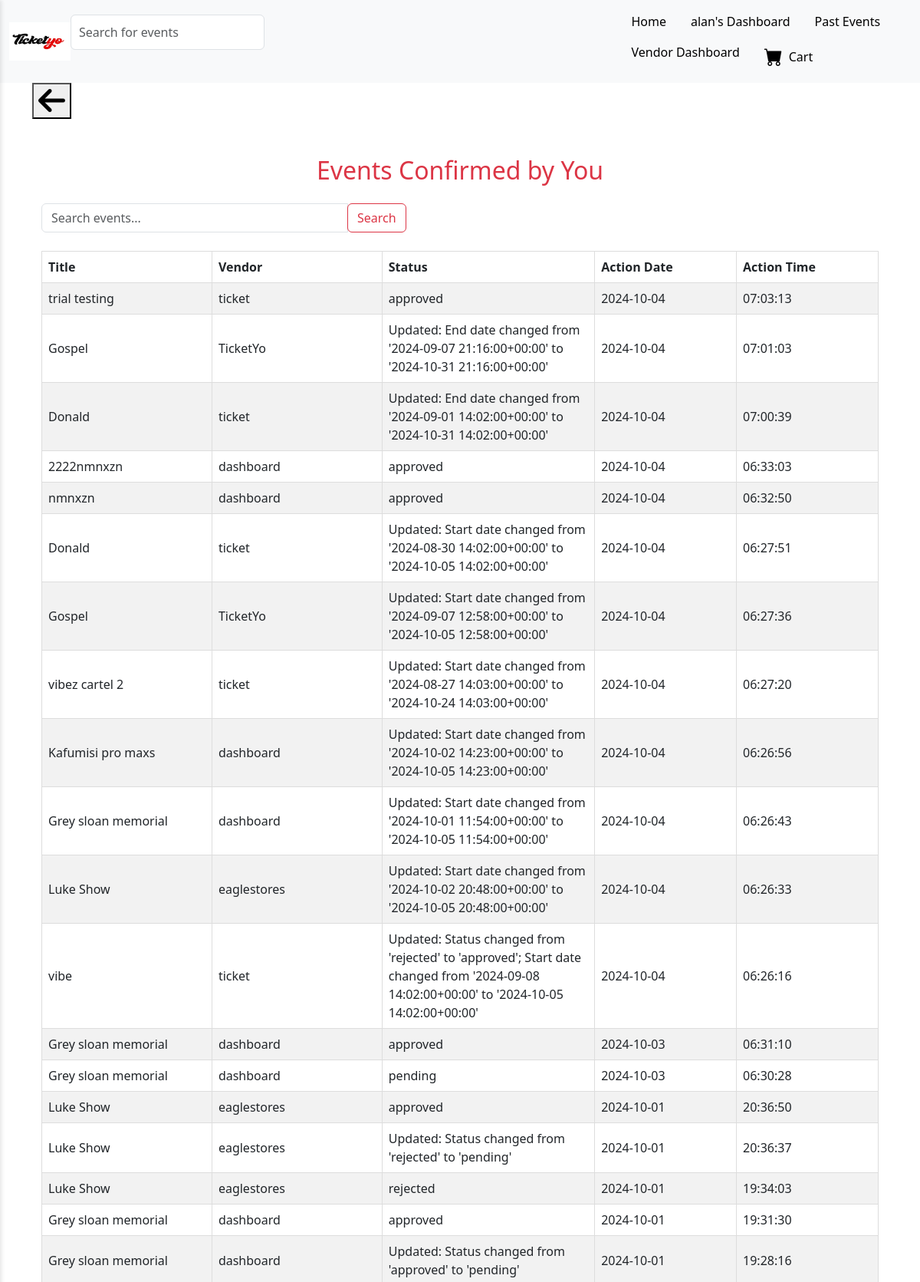
/vendors/events-confirmed/ (signed in, upper part), run on the app's committed database.
### vendors/models.py (models this page shows, shortened)
class Vendor(AbstractBaseUser, PermissionsMixin):
    username = models.CharField(max_length=30, unique=True)
    email = models.EmailField(unique=True)
    first_name = models.CharField(max_length=30)
    last_name = models.CharField(max_length=30)
    storename = models.CharField(max_length=50)
    store_phone = models.CharField(max_length=15)
    verification_code = models.CharField(max_length=6, null=True, blank=True)
    verification_code_created_at = models.DateTimeField(null=True, blank=True)
    is_active = models.BooleanField(default=True)
    is_admin = models.BooleanField(default=False)
    is_superuser = models.BooleanField(default=False)
    is_staff = models.BooleanField(default=False)
    is_vendor = models.BooleanField(default=True)
    objects = VendorManager()
    USERNAME_FIELD = 'username'
    REQUIRED_FIELDS = ['email', 'first_name', 'last_name', 'storename', 'store_phone']

### events/models.py (models this page shows, shortened)
class ActionLog(models.Model):
    admin_user = models.ForeignKey(get_user_model(), on_delete=models.CASCADE)  # Link to the user who performed the action
    event = models.ForeignKey(Event, on_delete=models.CASCADE)  # Direct reference to Event model
    action = models.CharField(max_length=50)  # E.g., 'approved' or 'rejected'
    timestamp = models.DateTimeField(default=timezone.now)  # Time of the action

class Event(models.Model):
    STATUS_CHOICES = [
        ('pending', 'Pending'),
        ('approved', 'Approved'),
        ('rejected', 'Rejected'),
    ]
    vendor = models.ForeignKey(Vendor, on_delete=models.CASCADE, related_name='events')
    poster = models.ImageField(upload_to='event_posters/')
    title = models.CharField(max_length=200)
    description = models.TextField()
    category = models.CharField(max_length=100)
    start_date = models.DateTimeField()
    end_date = models.DateTimeField(null=True, blank=True)
    venue_name = models.CharField(max_length=100)
    regular_price = models.DecimalField(max_digits=10, decimal_places=2)
    sale_price = models.DecimalField(max_digits=10, decimal_places=2, null=True, blank=True)
    tickets_available = models.PositiveIntegerField(null=True, blank=True)
    tickets_sold = models.PositiveIntegerField(default=0)
    status = models.CharField(max_length=10, choices=STATUS_CHOICES, default='pending')
    adminaction = models.ForeignKey(settings.AUTH_USER_MODEL, on_delete=models.SET_NULL, null=True, blank=True, editable=False)  # Stores the admin who approved/rejected

### vendors/decorators.py (the view)
    def _wrapped_view(request, *args, **kwargs):
        if request.user.is_authenticated and hasattr(request.user, 'is_vendor') and request.user.is_vendor:
            return view_func(request, *args, **kwargs)
        else:
            raise PermissionDenied("You are not allowed to access this page.")  # Return Permission Denied error

### vendors/views.py (called while the page is built, shortened)
@login_required
@vendor_required
def events_confirmed_view(request):
    admin_user = request.user
    action_logs = ActionLog.objects.filter(admin_user=admin_user).select_related('event').order_by('-timestamp')
    search_query = request.GET.get('search', '')
    context = {
        'action_logs': action_logs,
        'search_query': search_query,
    }
    return render(request, 'events/events_confirmed.html', context)

### templates/events/events_confirmed.html (shortened to what this page needs)
{% extends 'frontend/base.html' %}
{% load static %}
{% block content %}
<link rel="stylesheet" href="{% static 'events/events.css' %}">
<div class="container mt-5">
    <h2 class="text-center text-danger mb-4">Events Confirmed by You</h2>
    <form method="GET" class="mb-4 mt-4">
        <div class="input-group">
            <input type="text" name="search" class="form-control" placeholder="Search events..." value="{{ search_query }}">
            <div class="input-group-append">
                <button class="btn btn-outline-danger" type="submit">Search</button>
            </div>
        </div>
    </form>
    <div class="table-responsive mt-4">
        <table class="table table-hover table-striped">
            <thead class="thead-light">
                <tr>
                    <th class="title-column">Title</th>
                    <th class="vendor-column d-none d-md-table-cell">Vendor</th>
                    <th class="status-column">Status</th>
                    <th class="date-column">Action Date</th>
                    <th class="time-column">Action Time</th>
                </tr>
            </thead>
            <tbody>
                {% for log in action_logs %}
                <tr class="event-row" data-event-id="{{ log.event.id }}">
                    <td class="clickable">{{ log.event.title }}</td>
                    <td  class="vendor-column d-none d-md-table-cell"> {{ log.event.vendor.storename }}</td>
                    <td>{{ log.action }}</td>
                    <td>{{ log.timestamp|date:"Y-m-d" }}</td>
                    <td>{{ log.timestamp|date:"H:i:s" }}</td>
                </tr>
                {% empty %}
                <tr>
                    <td colspan="5" class="text-center">No events found.</td>
                </tr>
                {% endfor %}
            </tbody>
        </table>
    </div>
</div>
{% endblock %}

### templates/frontend/base.html (shortened to what this page needs)
<!DOCTYPE html>
<html lang="en">
<head>
    {% load static %}
    <link href="{% static 'frontend/base.css' %}" rel="stylesheet">
    <link href="https://cdn.jsdelivr.net/npm/bootstrap@5.3.0/dist/css/bootstrap.min.css" rel="stylesheet">
    <link href="https://cdn.jsdelivr.net/npm/bootstrap-icons@1.10.5/font/bootstrap-icons.css" rel="stylesheet">
    <link rel="stylesheet" href="https://cdnjs.cloudflare.com/ajax/libs/font-awesome/6.0.0-beta3/css/all.min.css">
</head>
<body>
    <nav class="navbar navbar-expand-lg d-none d-lg-flex sticky-top bg-light">
        <div class="container-fluid">
            <div class="d-flex align-items-center">
                <div class="logo">
                    <img src="{% static 'frontend/logo.jpg' %}" alt="Logo" style="height: 50px; width: 80px;">
                </div>
            </div>
            <div class="search-bar-container">
                <form method="get" action="{% url 'all_events' %}" id="search-form">
                    <div class="input-group mb-4">
                        <input type="text" name="q" value="{{ query }}" class="form-control" id="search-input"
                            placeholder="Search for events">
                    </div>
                </form>
            </div>
            <ul class="nav ms-auto">
                <li class="nav-item">
                    <a href="{% url 'homepage' %}" class="nav-link text-black">Home</a>
                </li>
                {% if user.is_authenticated %}
                <li class="nav-item">
                    <a href="{% url 'all_events' %}" class="nav-link text-black">{{ user.username }}'s Dashboard</a>
                </li>
                {% else %}
                <li class="nav-item">
                    <a href="{% url 'all_events' %}" class="nav-link text-black">All Events</a>
                </li>
                {% endif %}
                <li class="nav-item">
                    <a href="{% url 'past_events' %}" class="nav-link text-black">Past Events</a>
                </li>
                {% if user.is_authenticated and user.is_vendor %}
                <li class="nav-item">
                    <a href="{% url 'dashboard' %}" class="nav-link text-black">Vendor Dashboard</a>
                </li>
                {% endif %}
                <li class="nav-item">
                    <a href="{% url 'view_cart' %}" class="nav-link text-black d-flex align-items-center cart-link">
                        <i class="bi bi-cart-fill fs-4 me-2"></i> Cart
                    </a>
                </li>
            </ul>
        </div>
    </nav>
    <div class="container main-content">
        {% if not request.path == '/' %}
    <button type="button"  onclick="goBack()"><i class="fas fa-arrow-left"></i></i> </button>
    {% endif %}
        {% block content %}{% endblock %}
    </div>
</body>
</html>

### static/frontend/base.css (style rules this page uses)
body { font-family: 'Roboto', sans-serif; margin: 0; padding: 0; }
.nav-link { padding: 10px 15px; color: black; text-decoration: none; font-size: 1rem; display: block; transition: background-color 0.3s ease, color 0.3s ease; }
.main-content { margin-left: 0; }
.search-bar-container { display: flex; width: 100%; }
.input-group { display: flex; align-items: center; width: 100%; }
#search-input { width: 100%; padding: 10px; font-size: 1rem; }
.fas.fa-arrow-left { margin: 0; font-size: 40px; }

### static/events/events.css (style rules this page uses)
.input-group .form-control { max-width: 400px; }
.title-column { width: 120px; }
.vendor-column { width: 120px; }
.status-column { width: 150px; white-space: nowrap; overflow: hidden; text-overflow: ellipsis; }
.date-column { width: 100px; }
.time-column { width: 100px; }
table { width: 100%; border-collapse: collapse; }
th, td { text-align: left; vertical-align: middle; padding: 10px; border: 1px solid #ddd; }

### data on the page
Vendor: username "alan"
ActionLog: event "trial testing", event.vendor.storename "ticket", action "approved", timestamp "2024-10-04", timestamp "07:03:13"
ActionLog: event "Gospel", event.vendor.storename "TicketYo", action "Updated: End date changed from '2024-09-07 21:16:00+00:00' to '2024-10-31 21:16:00+00:00'", timestamp "2024-10-04", timestamp "07:01:03"
ActionLog: event "Donald", event.vendor.storename "ticket", action "Updated: End date changed from '2024-09-01 14:02:00+00:00' to '2024-10-31 14:02:00+00:00'", timestamp "2024-10-04", timestamp "07:00:39"
ActionLog: event "2222nmnxzn", event.vendor.storename "dashboard", action "approved", timestamp "2024-10-04", timestamp "06:33:03"
ActionLog: event "nmnxzn", event.vendor.storename "dashboard", action "approved", timestamp "2024-10-04", timestamp "06:32:50"
ActionLog: event "Donald", event.vendor.storename "ticket", action "Updated: Start date changed from '2024-08-30 14:02:00+00:00' to '2024-10-05 14:02:00+00:00'", timestamp "2024-10-04", timestamp "06:27:51"
ActionLog: event "Gospel", event.vendor.storename "TicketYo", action "Updated: Start date changed from '2024-09-07 12:58:00+00:00' to '2024-10-05 12:58:00+00:00'", timestamp "2024-10-04", timestamp "06:27:36"
ActionLog: event "vibez cartel 2", event.vendor.storename "ticket", action "Updated: Start date changed from '2024-08-27 14:03:00+00:00' to '2024-10-24 14:03:00+00:00'", timestamp "2024-10-04", timestamp "06:27:20"
ActionLog: event "Kafumisi pro maxs", event.vendor.storename "dashboard", action "Updated: Start date changed from '2024-10-02 14:23:00+00:00' to '2024-10-05 14:23:00+00:00'", timestamp "2024-10-04", timestamp "06:26:56"
ActionLog: event "Grey sloan memorial", event.vendor.storename "dashboard", action "Updated: Start date changed from '2024-10-01 11:54:00+00:00' to '2024-10-05 11:54:00+00:00'", timestamp "2024-10-04", timestamp "06:26:43"
ActionLog: event "Luke Show", event.vendor.storename "eaglestores", action "Updated: Start date changed from '2024-10-02 20:48:00+00:00' to '2024-10-05 20:48:00+00:00'", timestamp "2024-10-04", timestamp "06:26:33"
ActionLog: event "vibe", event.vendor.storename "ticket", action "Updated: Status changed from 'rejected' to 'approved'; Start date changed from '2024-09-08 14:02:00+00:00' to '2024-10-05 14:02:00+00:00'", timestamp "2024-10-04", timestamp "06:26:16"
ActionLog: event "Grey sloan memorial", event.vendor.storename "dashboard", action "approved", timestamp "2024-10-03", timestamp "06:31:10"
ActionLog: event "Grey sloan memorial", event.vendor.storename "dashboard", action "pending", timestamp "2024-10-03", timestamp "06:30:28"
ActionLog: event "Luke Show", event.vendor.storename "eaglestores", action "approved", timestamp "2024-10-01", timestamp "20:36:50"
ActionLog: event "Luke Show", event.vendor.storename "eaglestores", action "Updated: Status changed from 'rejected' to 'pending'", timestamp "2024-10-01", timestamp "20:36:37"
ActionLog: event "Luke Show", event.vendor.storename "eaglestores", action "rejected", timestamp "2024-10-01", timestamp "19:34:03"
ActionLog: event "Grey sloan memorial", event.vendor.storename "dashboard", action "approved", timestamp "2024-10-01", timestamp "19:31:30"
ActionLog: event "Grey sloan memorial", event.vendor.storename "dashboard", action "Updated: Status changed from 'approved' to 'pending'", timestamp "2024-10-01", timestamp "19:28:16"
